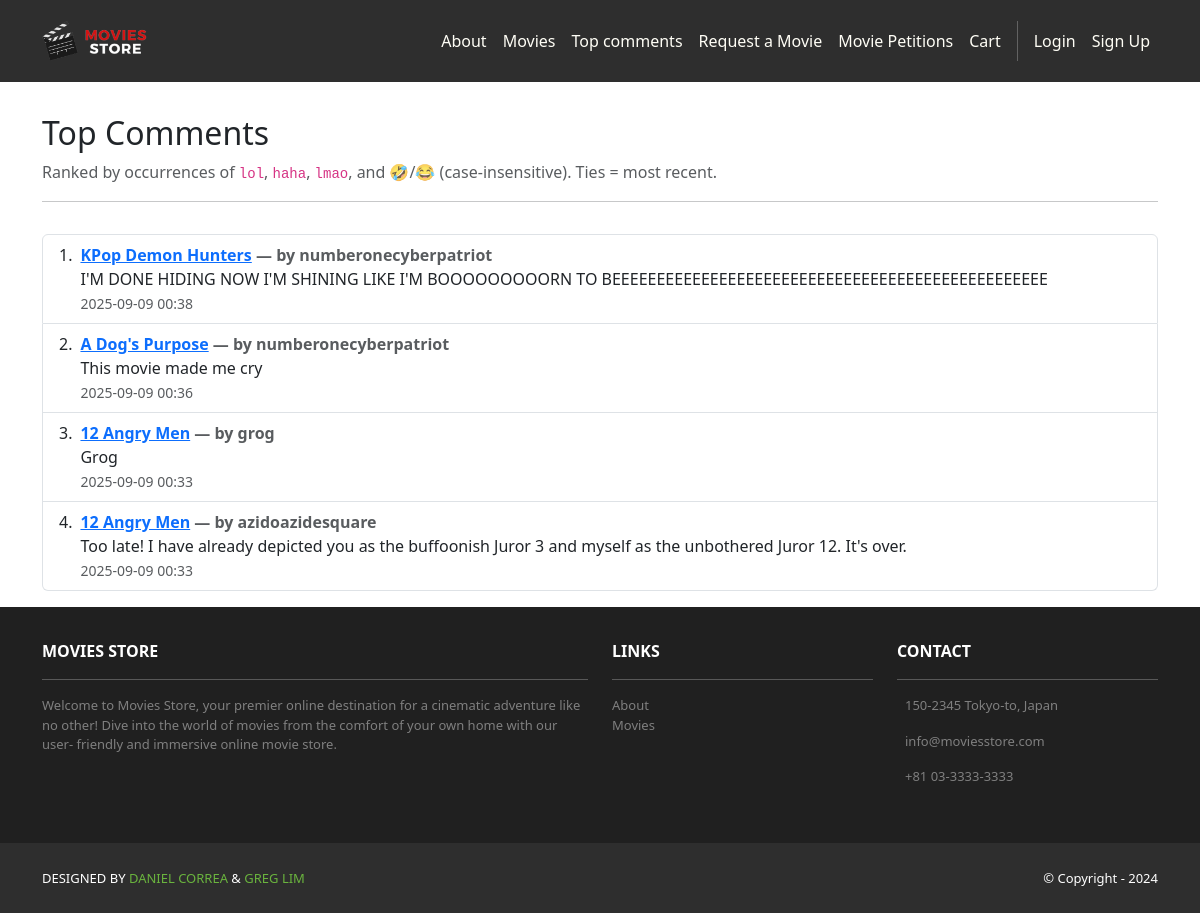
The page /movies/comments/top/ on the database its author committed.
### movies/models.py (models this page shows, shortened)
class Review(models.Model):
    id = models.AutoField(primary_key=True)
    comment = models.CharField(max_length=255)
    date = models.DateTimeField(auto_now_add=True)
    movie = models.ForeignKey(Movie, on_delete=models.CASCADE)
    user = models.ForeignKey(User, on_delete=models.CASCADE)

class Movie(models.Model):
    id = models.AutoField(primary_key=True)
    name = models.CharField(max_length=255)
    price = models.IntegerField()
    description = models.TextField()
    image = models.ImageField(upload_to='movie_images/')

### movies/views.py (the view)
# urls.py: path('comments/top/', views.top_comments, name='movies.top_comments'),
def top_comments(request):
    lc = Lower('comment')
    total_len_lc = Length(lc)
    total_len = Length('comment')
    lol_score  = (total_len_lc - Length(Replace(lc, Value('lol'),  Value('')))) / Value(3.0)
    haha_score = (total_len_lc - Length(Replace(lc, Value('haha'), Value('')))) / Value(4.0)
    lmao_score = (total_len_lc - Length(Replace(lc, Value('lmao'), Value('')))) / Value(4.0)
    tears_score = (total_len - Length(Replace('comment', Value('😂'), Value(''))))  # per char
    rofl_score  = (total_len - Length(Replace('comment', Value('🤣'), Value(''))))  # per char
    funny_score = lol_score + haha_score + lmao_score + tears_score + rofl_score
    reviews_qs = (
        Review.objects.select_related('user', 'movie')
        .annotate(funny_score=funny_score)
        .order_by('-funny_score', '-date')[:50]
    )
    template_data = {
        'title': 'Top Comments',
        'reviews': reviews_qs,
    }
    return render(request, 'movies/top_comments.html', {'template_data': template_data})

### movies/templates/movies/top_comments.html
{% extends 'base.html' %}
{% block content %}
<div class="p-3">
  <div class="container">
    <div class="row mt-3">
      <div class="col mx-auto mb-3">
        <h2>Top Comments</h2>
        <p class="text-muted">
          Ranked by occurrences of <code>lol</code>, <code>haha</code>, <code>lmao</code>, and 🤣/😂 (case-insensitive). Ties = most recent.
        </p>
        <hr />
      </div>
    </div>
    <div class="row">
      <div class="col mx-auto">
        <ol class="list-group list-group-numbered">
          {% for r in template_data.reviews %}
            <li class="list-group-item d-flex justify-content-between align-items-start">
              <div class="ms-2 me-auto">
                <div class="fw-bold">
                  <a href="{% url 'movies.show' id=r.movie.id %}">{{ r.movie.name }}</a>
                  <span class="text-muted">— by {{ r.user.username }}</span>
                </div>
                <div>{{ r.comment }}</div>
                <small class="text-muted">{{ r.date|date:"Y-m-d H:i" }}</small>
              </div>
            </li>
          {% empty %}
            <li class="list-group-item">No comments yet.</li>
          {% endfor %}
        </ol>
      </div>
    </div>
  </div>
</div>
{% endblock content %}

### rows shown on the page
Review: movie.name "KPop Demon Hunters", user.username "numberonecyberpatriot", comment "I'M DONE HIDING NOW I'M SHINING LIKE I'M BOOOOOOOOORN TO BEEEEEEEEEEEEEEEEEEEEEEEEEEEEEEEEEEEEEEEEEEEEEEEEE", date "2025-09-09 00:38"
Review: movie.name "A Dog's Purpose", user.username "numberonecyberpatriot", comment "This movie made me cry", date "2025-09-09 00:36"
Review: movie.name "12 Angry Men", user.username "grog", comment "Grog", date "2025-09-09 00:33"
Review: movie.name "12 Angry Men", user.username "azidoazidesquare", comment "Too late! I have already depicted you as the buffoonish Juror 3 and myself as the unbothered Juror 12. It's over.", date "2025-09-09 00:33"
